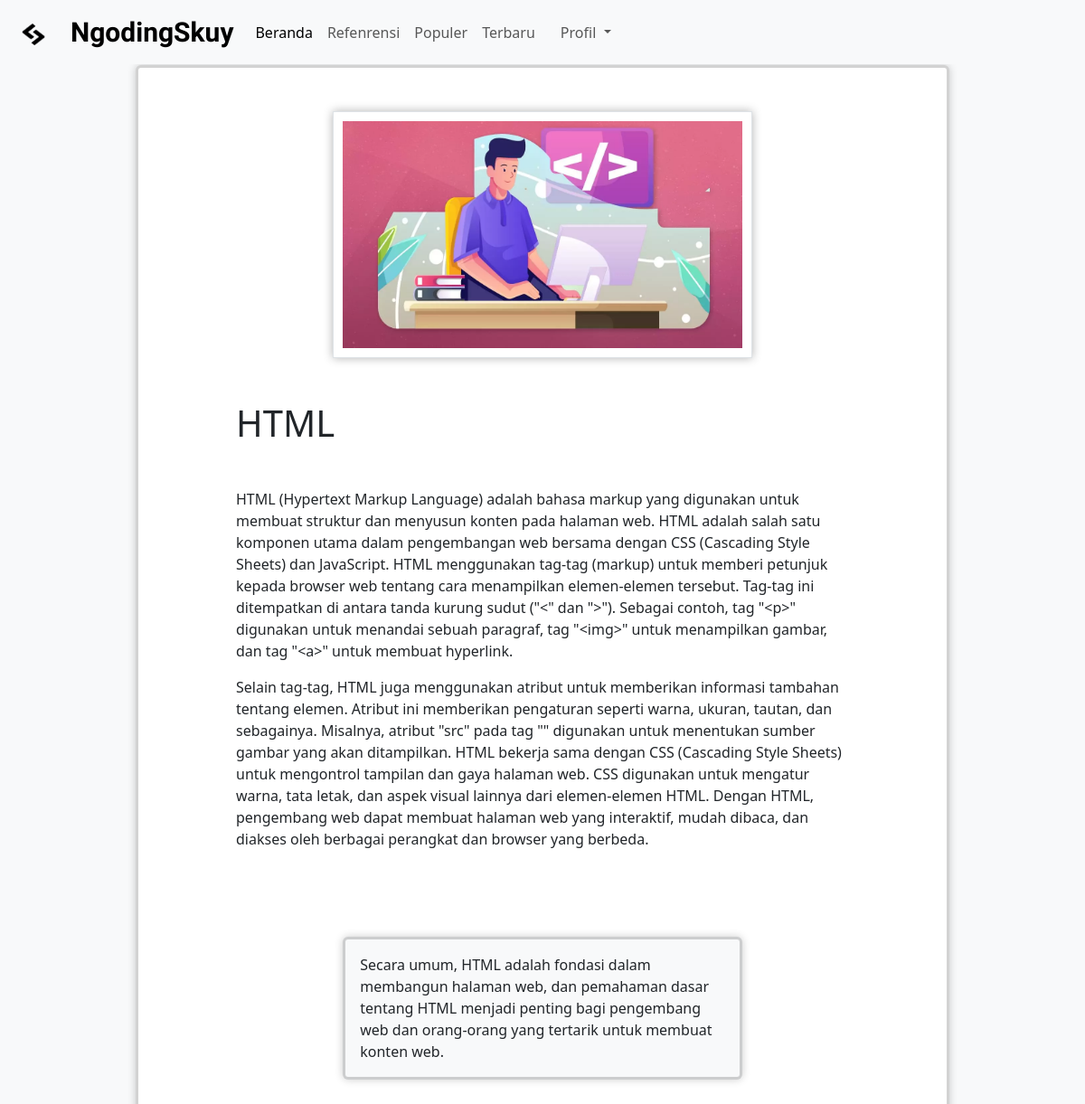
The app's page /isi_page.php?id=1 with its own data.
### tables this page shows
CREATE TABLE `tampilan` (
  `id` int NOT NULL,
  `gambar` varchar(255) NOT NULL,
  `judul` varchar(60) NOT NULL,
  `isi` text NOT NULL,
  `isi2` text NOT NULL,
  `isi3` text NOT NULL,
  `isi4` text NOT NULL
);

### functions.php (called while the page is built, shortened)
<?php
function koneksi()
{
  return mysqli_connect('localhost', 'root', '', 'tubes');
}
function query($query)
{
  $conn = koneksi();
  $result = mysqli_query($conn, $query);
  if (mysqli_num_rows($result) == 1) {
    return mysqli_fetch_assoc($result);
  }
  $rows = [];
  return $rows;
}
?>

### isi_page.php (the view, shortened to what this page needs)
<?php
require 'functions.php';
require 'navigasi.php';
$id=$_GET['id'];
$p=query("SELECT * FROM tampilan WHERE id='$id'");
?>
<!DOCTYPE html>
<html lang="en">
<head>
</head>
<body class=" bg-light">
    <br>
    <main class="col-lg-9 mt-4 mx-auto">
        <article class="card">
            <section class="padding-y mx-5" style="height: 200vh; ">
                <div class="container">
                    <div class="row">
                        <div class="col-md-12">
                            <div class="text-center my-5">
                                <img src="asset/<?=$p['gambar']; ?>" class="img-fluid border" alt="Gambar" style="width: 60%;">
                            </div>
                            <h1 class="text mx-5 mt-4"><?=$p['judul']; ?></h1>
                            <p  class="text-justify mb-3 mt-5 mx-5"><?=$p['isi2']; ?></p>
                            <p class="text-justify mb-5 mx-5"><?=$p['isi3']; ?></p>
                        </div>
                    </div>
                    <div class="row mt-5">
                        <div class="col-md-7">
                            <div class="card bg-light">
                                <div class="card-body">
                                    <p class="card-text"><?=$p['isi4']; ?></p>
                                </div>
                            </div>
                        </div>
                    </div>
                </div>
            </section>
        </article>
    </main>
</body>
</html>

### css/style.css (style rules this page uses)
body, html { max-width: 100%; width: 100%; }
.card { border-width: 3px; }
.row { display: flex; justify-content: center; align-items: center; flex-wrap: wrap; }
.border { text-align: center; border-width: 4px solid; padding: 10px; box-shadow: 0 0 10px rgba(0, 0, 0, 0.3); }
.card { box-shadow: 0 0 10px rgba(0, 0, 0, 0.2); }

### records on screen
tampilan: gambar (picture), judul "HTML", isi2 "HTML (Hypertext Markup Language) adalah bahasa markup yang digunakan untuk membuat struktur dan menyusun konten pada halaman web. HTML adalah salah satu komponen utama dalam pengembangan web bersama dengan CSS (Cascading Style Sheets) dan JavaScript. HTML menggunakan tag-tag (markup) untuk memberi petunjuk kepada browser web tentang cara menampilkan elemen-elemen tersebut. Tag-tag ini ditempatkan di antara tanda kurung sudut (\"<\" dan \">\"). Sebagai contoh, tag \"<p>\" digunakan untuk menandai sebuah paragraf, tag \"<img>\" untuk menampilkan gambar, dan tag \"<a>\" untuk membuat hyperlink.", isi3 "Selain tag-tag, HTML juga menggunakan atribut untuk memberikan informasi tambahan tentang elemen. Atribut ini memberikan pengaturan seperti warna, ukuran, tautan, dan sebagainya. Misalnya, atribut \"src\" pada tag \" \" digunakan untuk menentukan sumber gambar yang akan ditampilkan. HTML bekerja sama dengan CSS (Cascading Style Sheets) untuk mengontrol tampilan dan gaya halaman web. CSS digunakan untuk mengatur warna, tata letak, dan aspek visual lainnya dari elemen-elemen HTML. Dengan HTML, pengembang web dapat membuat halaman web yang interaktif, mudah dibaca, dan diakses oleh berbagai perangkat dan browser yang berbeda.", isi4 "Secara umum, HTML adalah fondasi dalam membangun halaman web, dan pemahaman dasar tentang HTML menjadi penting bagi pengembang web dan orang-orang yang tertarik untuk membuat konten web."
